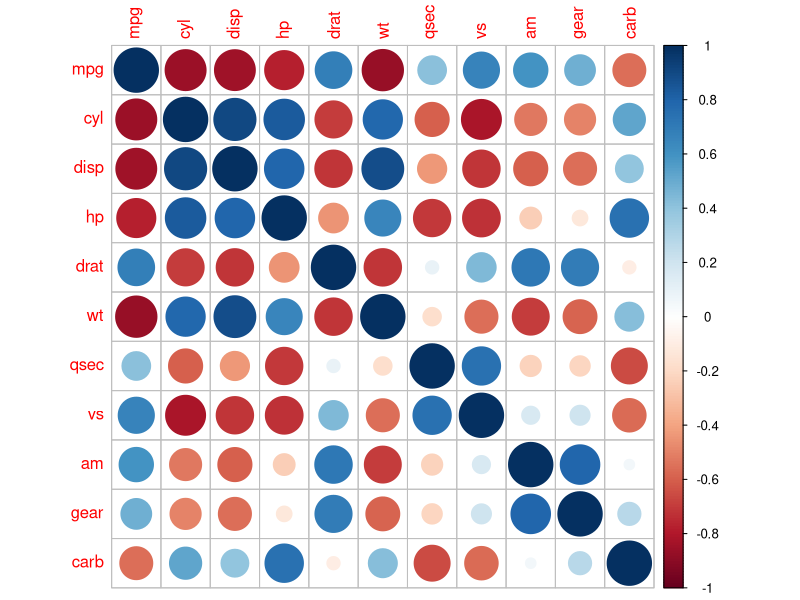
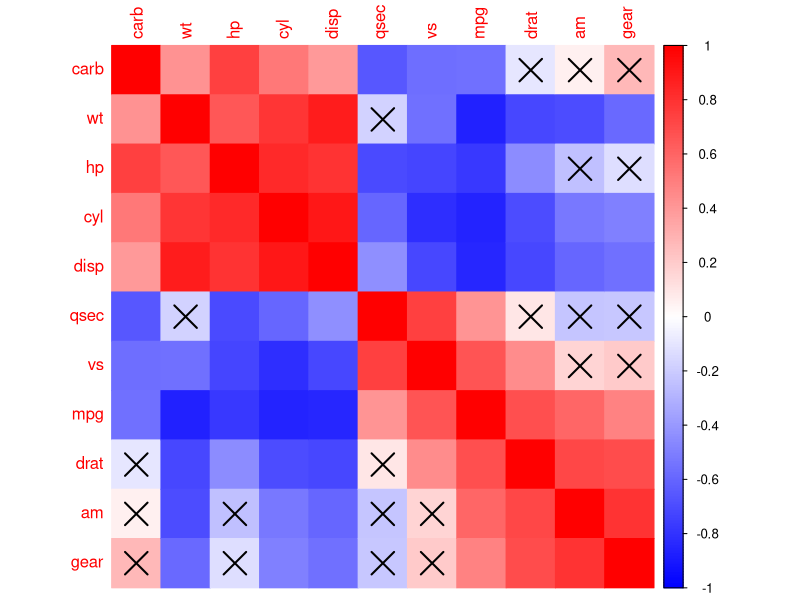

R code for these plots, in order:
## ---- chunk 1
knitr::opts_chunk$set(echo = TRUE)
## ---- chunk 2
mi_tabla <- mtcars
mi_tabla$Marca <- rownames(mi_tabla)
rownames(mi_tabla) <- NULL
rownames(mi_tabla) <- mi_tabla$Marca
mi_tabla$Marca <- NULL
## ---- chunk 3
# install.packages("tibble")  # Descomenta si no está instalada
library(tibble)

# Dos formas de usar la función
otra_tabla <- rownames_to_column(mtcars, var = "rowname")
tabla_nueva <- tibble::rownames_to_column(mtcars, var = "rowname")
## ---- chunk 4
cor_matrix <- cor(mtcars)

# install.packages("corrplot")  # Descomenta si no está instalada
library(corrplot)
corrplot(cor_matrix)
## ---- chunk 5
# Primero calculamos el valor de p con:
testRes <- cor.mtest(mtcars, conf.level = 0.95)
# Agregamos los parámetros para incluir
corrplot(cor_matrix,
         order = 'hclust', # Agrupamiento jerárquico
         p.mat = testRes$p, # Valor de p
         sig.level = 0.05, # Limite de p
         method = "color", # Para visualizar como heatmap con cuadrados
         #Paleta de colores personalizada (invertir colores)
         col = colorRampPalette(rev(c("red", "white", "blue")))(200) 
         )
